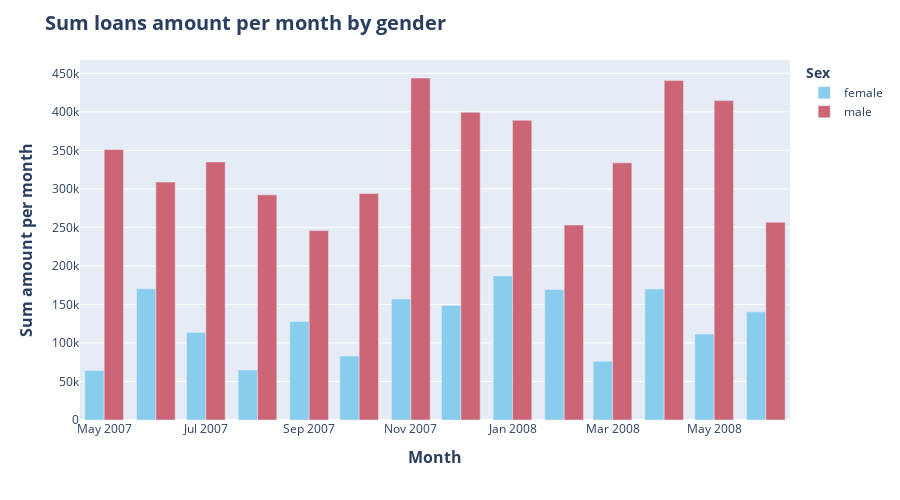

Notebook code cell kept with this figure:
### Code cell
fig = px.bar(
    loans_per_month, 
    x = 'month',
    y = 'Sum amount per month',
    color = 'sex',
    barmode = 'group',
    labels = {'month': 'Month'},
    color_discrete_sequence=px.colors.qualitative.Safe,
    height = 500
)
fig.update_legends(
    title = dict(text = 'Sex',
                 font_size = 14,
                 font_weight = 'bold'
                )
)
fig.update_layout(
    title = dict(
        text = 'Sum loans amount per month by gender',
        font = dict(
            size = 20,
            weight = 'bold'
        )
    ),
    xaxis = dict(
        title_font = dict(
            size = 16,
            weight = 'bold'
        )
    ),
    yaxis = dict(
        title_font = dict(
            size = 16,
            weight = 'bold'
        )
    )
)
fig.show()

### Figure 1 — Plotly figure (JSON) as saved in the notebook; plotly's stock layout.template omitted (floating-point values rounded to 4 significant figures)
{"data": [{"alignmentgroup": "True", "hovertemplate": "sex=female<br>Month=%{x}<br>Sum amount per month=%{y}<extra></extra>", "legendgroup": "female", "marker": {"color": "rgb(136, 204, 238)", "pattern": {"shape": ""}}, "name": "female", "offsetgroup": "female", "orientation": "v", "showlegend": true, "textposition": "auto", "type": "bar", "x": ["2007-05-01", "2007-06-01", "2007-07-01", "2007-08-01", "2007-09-01", "2007-10-01", "2007-11-01", "2007-12-01", "2008-01-01", "2008-02-01", "2008-03-01", "2008-04-01", "2008-05-01", "2008-06-01"], "xaxis": "x", "y": [64278, 170340, 113690, 64910, 127988, 83052, 157098, 148574, 187066, 169230, 76122, 170044, 111482, 140346], "yaxis": "y"}, {"alignmentgroup": "True", "hovertemplate": "sex=male<br>Month=%{x}<br>Sum amount per month=%{y}<extra></extra>", "legendgroup": "male", "marker": {"color": "rgb(204, 102, 119)", "pattern": {"shape": ""}}, "name": "male", "offsetgroup": "male", "orientation": "v", "showlegend": true, "textposition": "auto", "type": "bar", "x": ["2007-05-01", "2007-06-01", "2007-07-01", "2007-08-01", "2007-09-01", "2007-10-01", "2007-11-01", "2007-12-01", "2008-01-01", "2008-02-01", "2008-03-01", "2008-04-01", "2008-05-01", "2008-06-01"], "xaxis": "x", "y": [351048, 308848, 334976, 292228, 245830, 294016, 443910, 399372, 389094, 253026, 333766, 440774, 414604, 256804], "yaxis": "y"}], "layout": {"barmode": "group", "height": 500, "legend": {"title": {"font": {"size": 14, "weight": "bold"}, "text": "Sex"}, "tracegroupgap": 0}, "margin": {"t": 60}, "title": {"font": {"size": 20, "weight": "bold"}, "text": "Sum loans amount per month by gender"}, "xaxis": {"anchor": "y", "domain": [0, 1], "title": {"font": {"size": 16, "weight": "bold"}, "text": "Month"}}, "yaxis": {"anchor": "x", "domain": [0, 1], "title": {"font": {"size": 16, "weight": "bold"}, "text": "Sum amount per month"}}}}
